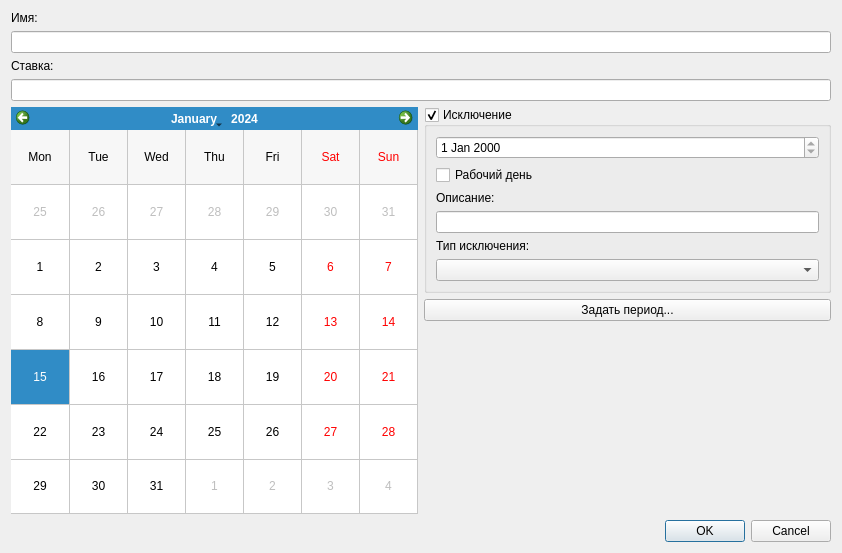
<?xml version="1.0" encoding="UTF-8"?>
<ui version="4.0">
 <class>DeveloperEditor</class>
 <widget class="QDialog" name="DeveloperEditor">
  <property name="geometry">
   <rect>
    <x>0</x>
    <y>0</y>
    <width>842</width>
    <height>553</height>
   </rect>
  </property>
  <property name="windowTitle">
   <string>Данные разработчика</string>
  </property>
  <layout class="QVBoxLayout" name="verticalLayout_5">
   <item>
    <widget class="QLabel" name="label">
     <property name="text">
      <string>Имя:</string>
     </property>
    </widget>
   </item>
   <item>
    <widget class="QLineEdit" name="nameEdit">
     <property name="placeholderText">
      <string/>
     </property>
    </widget>
   </item>
   <item>
    <widget class="QLabel" name="label_2">
     <property name="text">
      <string>Ставка:</string>
     </property>
    </widget>
   </item>
   <item>
    <widget class="QLineEdit" name="wageRateEdit"/>
   </item>
   <item>
    <layout class="QHBoxLayout" name="horizontalLayout">
     <item>
      <widget class="QCalendarWidget" name="calendarWidget">
       <property name="gridVisible">
        <bool>true</bool>
       </property>
       <property name="verticalHeaderFormat">
        <enum>QCalendarWidget::NoVerticalHeader</enum>
       </property>
       <property name="navigationBarVisible">
        <bool>true</bool>
       </property>
       <property name="dateEditEnabled">
        <bool>false</bool>
       </property>
      </widget>
     </item>
     <item>
      <layout class="QVBoxLayout" name="verticalLayout">
       <item>
        <widget class="QGroupBox" name="exceptDayBox">
         <property name="title">
          <string>Исключение</string>
         </property>
         <property name="checkable">
          <bool>true</bool>
         </property>
         <layout class="QVBoxLayout" name="verticalLayout_4">
          <item>
           <widget class="QDateEdit" name="dayDateCtrl">
            <property name="readOnly">
             <bool>true</bool>
            </property>
           </widget>
          </item>
          <item>
           <widget class="QCheckBox" name="isWorkingDayCheck">
            <property name="text">
             <string>Рабочий день</string>
            </property>
           </widget>
          </item>
          <item>
           <layout class="QVBoxLayout" name="verticalLayout_3">
            <item>
             <widget class="QLabel" name="exceptDayNameLbl">
              <property name="text">
               <string>Описание:</string>
              </property>
             </widget>
            </item>
            <item>
             <widget class="QLineEdit" name="exceptDayName"/>
            </item>
           </layout>
          </item>
          <item>
           <layout class="QVBoxLayout" name="verticalLayout_2">
            <item>
             <widget class="QLabel" name="exceptTypeComboLbl">
              <property name="text">
               <string>Тип исключения:</string>
              </property>
             </widget>
            </item>
            <item>
             <widget class="QComboBox" name="exceptTypeCombo"/>
            </item>
           </layout>
          </item>
         </layout>
        </widget>
       </item>
       <item>
        <widget class="QPushButton" name="setPeriodBtn">
         <property name="text">
          <string>Задать период...</string>
         </property>
        </widget>
       </item>
       <item>
        <spacer name="verticalSpacer">
         <property name="orientation">
          <enum>Qt::Vertical</enum>
         </property>
         <property name="sizeHint" stdset="0">
          <size>
           <width>20</width>
           <height>40</height>
          </size>
         </property>
        </spacer>
       </item>
      </layout>
     </item>
    </layout>
   </item>
   <item>
    <widget class="QDialogButtonBox" name="buttonBox">
     <property name="orientation">
      <enum>Qt::Horizontal</enum>
     </property>
     <property name="standardButtons">
      <set>QDialogButtonBox::Cancel|QDialogButtonBox::Ok</set>
     </property>
    </widget>
   </item>
  </layout>
 </widget>
 <resources/>
 <connections>
  <connection>
   <sender>buttonBox</sender>
   <signal>rejected()</signal>
   <receiver>DeveloperEditor</receiver>
   <slot>reject()</slot>
   <hints>
    <hint type="sourcelabel">
     <x>316</x>
     <y>260</y>
    </hint>
    <hint type="destinationlabel">
     <x>286</x>
     <y>274</y>
    </hint>
   </hints>
  </connection>
 </connections>
</ui>
